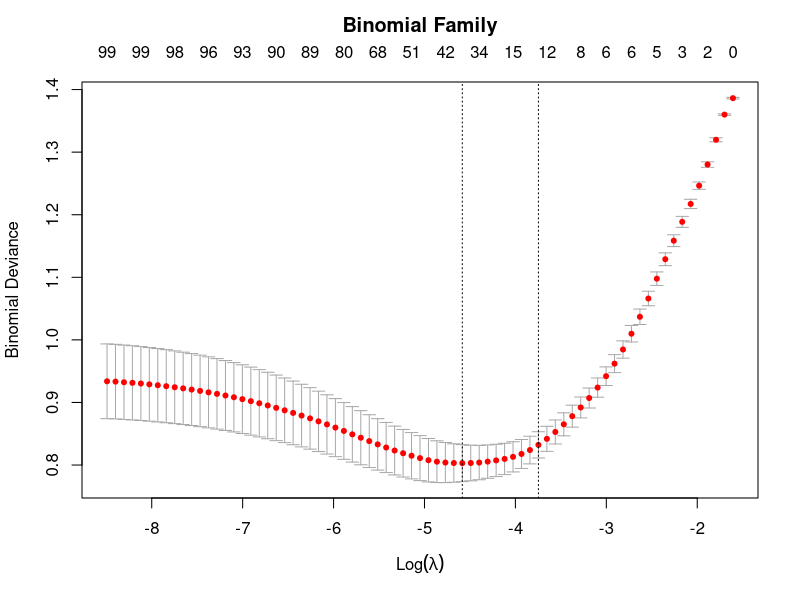
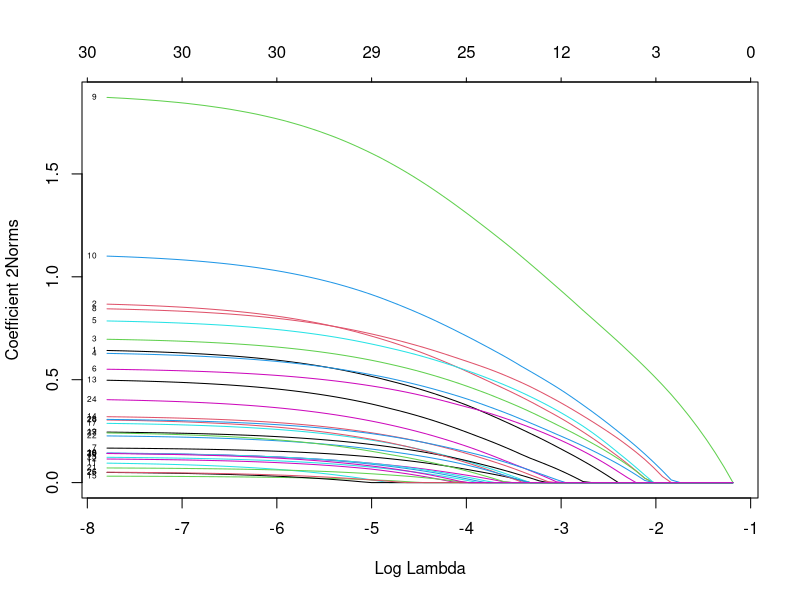

Generate these figures, in order, with R:

# Classification ----------------

# Both LDA and QDA requires Gaussian assumption.

# decision boundary for LDA / QDA / logistic regression is linear or not? 

# * Linear Discriminant Analysis ----------------
# requires that the two groups share the same covariance matrix
# Sometimes we can only use LDA but not QDA due to degrees of freedom issue.

library(MASS)
?lda

head(iris)
table(iris$Species)

# n=150, p=4, N_s = N_c = N_v = 50
train <- sample(1:150, 75)
z <- lda(Species ~ ., iris, prior = c(1,1,1)/3, subset = train)
pred <- predict(z, iris[-train, ])$class
cl.test <- iris$Species[-train]
table(pred, cl.test)
# To get the misclassification rate
misrate <- length(which(cl.test != pred))/length(cl.test)

zcv <- lda(Species ~ ., iris, prior = c(1,1,1)/3, CV = TRUE)
# it contains CV-predicted class label and fitted probabilities
pred_cv <- zcv$class
table(pred_cv, iris$Species)

# * Quadratic Discriminant Analysis ----------------
# when the two groups have different covariance matrices

tr <- sample(1:50, 25)
train <- rbind(iris3[tr,,1], iris3[tr,,2], iris3[tr,,3])
test <- rbind(iris3[-tr,,1], iris3[-tr,,2], iris3[-tr,,3])
cl <- factor(c(rep("Setosa",25), rep("Versicolor",25), rep("Virginica",25)))
# class labels are the same for training and testing
zq <- qda(train, cl)
predq <- predict(zq,test)$class
table(cl, predq)
# To get misclassification rate
misrateq <- length(which(cl != predq))/nrow(test)

zqcv <- qda(train, cl, CV = TRUE)
pred_qcv <- zqcv$class
table(cl, pred_qcv)

# Cross Validation for Model Selection and Model Evaluation ----------------

# * Elastic Net GLM for Model Selection ----------------

library(glmnet)
?glmnet # fit a model with a set of lambda
?cv.glmnet # K-fold cross validation for a saturated model to choose lambda

# generate data
set.seed(1010)
n = 1000; p = 100
nzc = trunc(p/10) # number of nonzero coefficient columns
x = matrix(rnorm(n*p),n,p) # design matrix without intercept
beta = rnorm(nzc) # nonzero coefficients
fx= x[,seq(nzc)] %*% beta # linear predictor
 # Only the first nzc coefficients are nonzero.
px = exp(fx)
px = px/(1+px) # true probability
ly = rbinom(n=length(px),prob=px,size=1) # binary response vector

set.seed(1011)
cvob_bin=cv.glmnet(x,ly,family="binomial", alpha=1) # default: alpha=1 (lasso)
plot(cvob_bin)
title("Binomial Family",line=2.5) # See Figure 9.
# top row of numbers: number of predictors selected

# select the optimal regularization parameter lambda
opt_lambda_idx = which(cvob_bin$lambda == cvob_bin$lambda.min)
opt_lambda = cvob_bin$lambda[opt_lambda_idx]

# check first 15 of the corresponding coefficients
head(cvob_bin$glmnet.fit$beta[,opt_lambda_idx], n = 15)
# We see that some coefficients are shrunk to zero.

# check the corresponding number of nonzero coefficients
which(abs(cvob_bin$glmnet.fit$beta[,opt_lambda_idx] )> 0)

# Fit with optimal lambda:
# DO NOT do this in practice, as it is double-dipping.
# Fit the model on TEST SET instead.
doubledippingfit = glmnet(x,ly,family="binomial",lambda=opt_lambda)
coef(doubledippingfit)
as.matrix(coef(doubledippingfit))


# Multinomial regression with regularization 
data(MultinomialExample)
x <- MultinomialExample$x
y <- MultinomialExample$y
fit <- glmnet(x, y, family = "multinomial", type.multinomial = "grouped")
coef_fit = coef(fit)
coef_fit1 = as.matrix(coef_fit$`1`)
coef_fit2 = as.matrix(coef_fit$`2`)
coef_fit3 = as.matrix(coef_fit$`3`)

plot(fit, xvar = "lambda", label = TRUE, type.coef = "2norm")
apply(as.matrix(coef_fit$`1`), 2, sum)


# * Embedded Cross-Validation in R ----------------

#library(cvTools)
library(boot)
?cv.glm

data(mammals, package="MASS")
mammals.glm <- glm(log(brain) ~ log(body), data = mammals)
# actually is a linear model regressing log(brain) on log(body) here
cv.err <- cv.glm(mammals, mammals.glm)$delta # leave-one-out CV
cv.err

cv.err.6 <- cv.glm(mammals, mammals.glm, K = 6)$delta # 6-fold CV
cv.err.6


